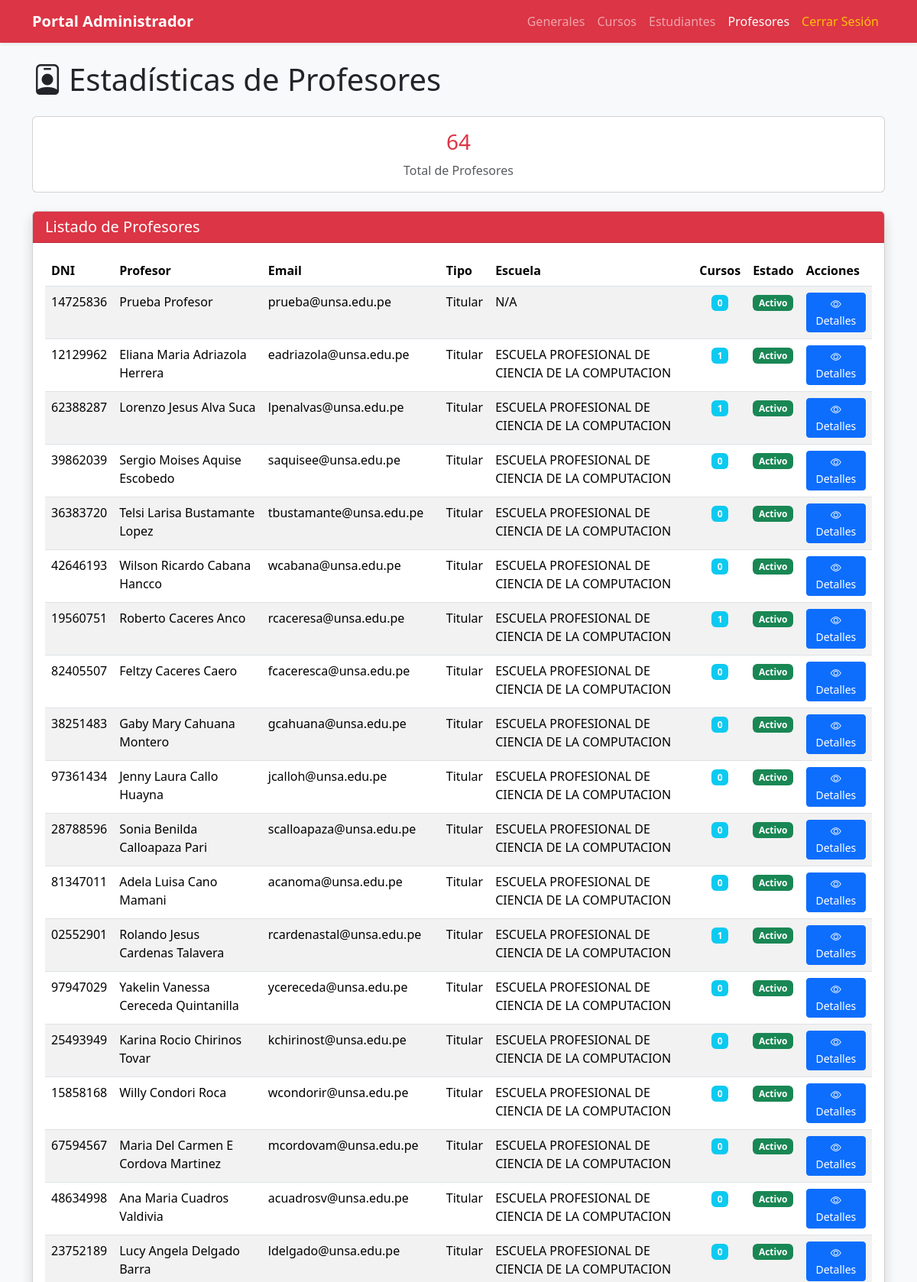
The app's page /administrador/estadisticas/profesores/ (signed in, upper part) with its own data.
### app/models/usuario/models.py (models this page shows, shortened)
class Profesor(models.Model):
    usuario = models.OneToOneField(
        Usuario,
        on_delete=models.CASCADE,
        primary_key=True,
        related_name='profesor'
    )
    tipo_profesor = models.ForeignKey(
        TipoProfesor,
        on_delete=models.PROTECT,
        related_name='profesores'
    )
    escuela = models.ForeignKey(
        Escuela,
        on_delete=models.PROTECT,
        related_name='profesores',
        null=True,
        blank=True
    )
    especialidad = models.CharField(max_length=200, blank=True, null=True)
    grado_academico = models.CharField(max_length=100, blank=True, null=True)
    cv_url = models.URLField(blank=True, null=True)
    class Meta:
        db_table = 'profesor'
        verbose_name = 'Profesor'
        verbose_name_plural = 'Profesores'

class Usuario(AbstractBaseUser, PermissionsMixin):
    codigo = models.CharField(max_length=20, unique=True, primary_key=True)
    nombres = models.CharField(max_length=100)
    apellidos = models.CharField(max_length=100)
    email = models.EmailField(unique=True, validators=[EmailValidator()])
    telefono = models.CharField(max_length=20, blank=True, null=True)
    dni = models.CharField(
        max_length=8,
        unique=True,
        validators=[RegexValidator(regex=r'^\d{8}$', message='DNI debe tener 8 dígitos')]
    )
    tipo_usuario = models.ForeignKey(
        TipoUsuario,
        on_delete=models.PROTECT,
        related_name='usuarios'
    )
    estado_cuenta = models.ForeignKey(
        EstadoCuenta,
        on_delete=models.PROTECT,
        related_name='usuarios',
        default='ACTIVO'
    )
    permisos_usuario = models.ManyToManyField(
        Permiso,
        related_name='usuarios',
        blank=True
    )
    fecha_registro = models.DateTimeField(auto_now_add=True)
    fecha_actualizacion = models.DateTimeField(auto_now=True)
    ultimo_acceso = models.DateTimeField(null=True, blank=True)
    direccion_ip_ultimo_acceso = models.GenericIPAddressField(null=True, blank=True)
    is_active = models.BooleanField(default=True)
    is_staff = models.BooleanField(default=False)
    is_superuser = models.BooleanField(default=False)
    objects = UsuarioManager()
    USERNAME_FIELD = 'email'
    REQUIRED_FIELDS = ['codigo', 'nombres', 'apellidos', 'dni']
    class Meta:
        db_table = 'usuario'
        verbose_name = 'Usuario'
        verbose_name_plural = 'Usuarios'
        ordering = ['apellidos', 'nombres']
    @property
    def nombre_completo(self):
        return f"{self.nombres} {self.apellidos}"

class TipoProfesor(models.Model):
    TIPOS = [
        ('TC', 'Tiempo Completo'),
        ('TP', 'Tiempo Parcial'),
        ('CONTRATADO', 'Contratado'),
        ('AUXILIAR', 'Auxiliar'),
    ]
    codigo = models.CharField(max_length=20, unique=True, primary_key=True)
    nombre = models.CharField(max_length=100)
    descripcion = models.TextField(blank=True, null=True)
    class Meta:
        db_table = 'tipo_profesor'
        verbose_name = 'Tipo de Profesor'
        verbose_name_plural = 'Tipos de Profesor'

class Escuela(models.Model):
    codigo = models.CharField(max_length=20, unique=True, primary_key=True)
    nombre = models.CharField(max_length=200)
    facultad = models.CharField(max_length=200, blank=True, null=True)
    descripcion = models.TextField(blank=True, null=True)
    is_active = models.BooleanField(default=True)
    class Meta:
        db_table = 'escuela'
        verbose_name = 'Escuela'
        verbose_name_plural = 'Escuelas'

### app/models/usuario/admin_views.py (the view)
# urls.py: path('administrador/estadisticas/profesores/', admin_views.estadisticas_profesores, name='estadisticas_profesores'),
@never_cache
@login_required
def estadisticas_profesores(request):
    if not hasattr(request.user, 'tipo_usuario'):
        messages.error(request, 'No tiene permisos para acceder a esta página.')
        return redirect('login')
    tipo = request.user.tipo_usuario.nombre
    if tipo != 'Administrador':
        messages.error(request, 'Solo administradores pueden ver estadísticas de profesores.')
        return redirect('login')
    from django.db.models import Count, Q
    from app.models.horario.models import Horario
    profesores = Profesor.objects.select_related(
        'usuario', 'tipo_profesor', 'escuela'
    ).annotate(
        num_cursos=Count('horarios__curso', distinct=True, filter=Q(
            horarios__is_active=True
        ))
    ).order_by('escuela__nombre', 'usuario__apellidos')
    context = {
        'usuario': request.user,
        'profesores': profesores,
        'total_profesores': profesores.count(),
    }
    return render(request, 'admin/estadisticas_profesores.html', context)

### Templates/admin/estadisticas_profesores.html (shortened to what this page needs)
<!doctype html>
<html lang="es">
<head>
    <link href="https://cdn.jsdelivr.net/npm/bootstrap@5.3.2/dist/css/bootstrap.min.css" rel="stylesheet">
    <link rel="stylesheet" href="https://cdn.jsdelivr.net/npm/bootstrap-icons@1.11.1/font/bootstrap-icons.css">
</head>
<body class="bg-light">
    <nav class="navbar navbar-expand-lg navbar-dark bg-danger shadow-sm">
        <div class="container">
            <a class="navbar-brand fw-bold" href="{% url 'admin_dashboard' %}">Portal Administrador</a>
            <div class="collapse navbar-collapse">
                <ul class="navbar-nav ms-auto">
                    <li class="nav-item"><a class="nav-link" href="{% url 'estadisticas_generales' %}">Generales</a></li>
                    <li class="nav-item"><a class="nav-link" href="{% url 'estadisticas_cursos' %}">Cursos</a></li>
                    <li class="nav-item"><a class="nav-link" href="{% url 'estadisticas_estudiantes' %}">Estudiantes</a></li>
                    <li class="nav-item"><a class="nav-link active" href="{% url 'estadisticas_profesores' %}">Profesores</a></li>
                    <li class="nav-item"><a class="nav-link text-warning" href="{% url 'logout' %}">Cerrar Sesión</a></li>
                </ul>
            </div>
        </div>
    </nav>
    <main class="container mt-4 mb-5">
        <h1 class="mb-4"><i class="bi bi-person-badge me-2"></i>Estadísticas de Profesores</h1>
        <div class="card mb-4">
            <div class="card-body text-center">
                <h3 class="text-danger">{{ total_profesores }}</h3>
                <p class="text-muted mb-0">Total de Profesores</p>
            </div>
        </div>
        <div class="card shadow">
            <div class="card-header bg-danger text-white">
                <h5 class="mb-0">Listado de Profesores</h5>
            </div>
            <div class="card-body">
                <table class="table table-striped table-hover">
                    <thead>
                        <tr>
                            <th>DNI</th>
                            <th>Profesor</th>
                            <th>Email</th>
                            <th>Tipo</th>
                            <th>Escuela</th>
                            <th>Cursos</th>
                            <th>Estado</th>
                            <th>Acciones</th>
                        </tr>
                    </thead>
                    <tbody>
                        {% for profesor in profesores %}
                        <tr>
                            <td>{{ profesor.usuario.dni }}</td>
                            <td>{{ profesor.usuario.nombre_completo }}</td>
                            <td>{{ profesor.usuario.email }}</td>
                            <td>{{ profesor.tipo_profesor.nombre }}</td>
                            <td>{{ profesor.escuela.nombre|default:"N/A" }}</td>
                            <td class="text-center">
                                <span class="badge bg-info">{{ profesor.num_cursos }}</span>
                            </td>
                            <td>
                                {% if profesor.usuario.is_active %}
                                    <span class="badge bg-success">Activo</span>
                                {% else %}
                                    <span class="badge bg-danger">Inactivo</span>
                                {% endif %}
                            </td>
                            <td>
                                <a href="{% url 'estadisticas_profesor_detalle' profesor.usuario_id %}" class="btn btn-sm btn-primary">
                                    <i class="bi bi-eye"></i> Detalles
                                </a>
                            </td>
                        </tr>
                        {% empty %}
                        <tr>
                            <td colspan="8" class="text-center text-muted">No hay profesores registrados</td>
                        </tr>
                        {% endfor %}
                    </tbody>
                </table>
            </div>
        </div>
    </main>
</body>
</html>

### records on screen
Profesor: usuario.dni "14725836", usuario.nombre_completo "Prueba Profesor", usuario.email "prueba@unsa.edu.pe", tipo_profesor.nombre "Titular", escuela.nombre "N/A", num_cursos "0", shows "Activo"
Profesor: usuario.dni "12129962", usuario.nombre_completo "Eliana Maria Adriazola Herrera", usuario.email "eadriazola@unsa.edu.pe", tipo_profesor.nombre "Titular", escuela.nombre "ESCUELA PROFESIONAL DE CIENCIA DE LA COMPUTACION", num_cursos "1", shows "Activo"
Profesor: usuario.dni "62388287", usuario.nombre_completo "Lorenzo Jesus Alva Suca", usuario.email "lpenalvas@unsa.edu.pe", tipo_profesor.nombre "Titular", escuela.nombre "ESCUELA PROFESIONAL DE CIENCIA DE LA COMPUTACION", num_cursos "1", shows "Activo"
Profesor: usuario.dni "39862039", usuario.nombre_completo "Sergio Moises Aquise Escobedo", usuario.email "saquisee@unsa.edu.pe", tipo_profesor.nombre "Titular", escuela.nombre "ESCUELA PROFESIONAL DE CIENCIA DE LA COMPUTACION", num_cursos "0", shows "Activo"
Profesor: usuario.dni "36383720", usuario.nombre_completo "Telsi Larisa Bustamante Lopez", usuario.email "tbustamante@unsa.edu.pe", tipo_profesor.nombre "Titular", escuela.nombre "ESCUELA PROFESIONAL DE CIENCIA DE LA COMPUTACION", num_cursos "0", shows "Activo"
Profesor: usuario.dni "42646193", usuario.nombre_completo "Wilson Ricardo Cabana Hancco", usuario.email "wcabana@unsa.edu.pe", tipo_profesor.nombre "Titular", escuela.nombre "ESCUELA PROFESIONAL DE CIENCIA DE LA COMPUTACION", num_cursos "0", shows "Activo"
Profesor: usuario.dni "19560751", usuario.nombre_completo "Roberto Caceres Anco", usuario.email "rcaceresa@unsa.edu.pe", tipo_profesor.nombre "Titular", escuela.nombre "ESCUELA PROFESIONAL DE CIENCIA DE LA COMPUTACION", num_cursos "1", shows "Activo"
Profesor: usuario.dni "82405507", usuario.nombre_completo "Feltzy Caceres Caero", usuario.email "fcaceresca@unsa.edu.pe", tipo_profesor.nombre "Titular", escuela.nombre "ESCUELA PROFESIONAL DE CIENCIA DE LA COMPUTACION", num_cursos "0", shows "Activo"
Profesor: usuario.dni "38251483", usuario.nombre_completo "Gaby Mary Cahuana Montero", usuario.email "gcahuana@unsa.edu.pe", tipo_profesor.nombre "Titular", escuela.nombre "ESCUELA PROFESIONAL DE CIENCIA DE LA COMPUTACION", num_cursos "0", shows "Activo"
Profesor: usuario.dni "97361434", usuario.nombre_completo "Jenny Laura Callo Huayna", usuario.email "jcalloh@unsa.edu.pe", tipo_profesor.nombre "Titular", escuela.nombre "ESCUELA PROFESIONAL DE CIENCIA DE LA COMPUTACION", num_cursos "0", shows "Activo"
Profesor: usuario.dni "28788596", usuario.nombre_completo "Sonia Benilda Calloapaza Pari", usuario.email "scalloapaza@unsa.edu.pe", tipo_profesor.nombre "Titular", escuela.nombre "ESCUELA PROFESIONAL DE CIENCIA DE LA COMPUTACION", num_cursos "0", shows "Activo"
Profesor: usuario.dni "81347011", usuario.nombre_completo "Adela Luisa Cano Mamani", usuario.email "acanoma@unsa.edu.pe", tipo_profesor.nombre "Titular", escuela.nombre "ESCUELA PROFESIONAL DE CIENCIA DE LA COMPUTACION", num_cursos "0", shows "Activo"
Profesor: usuario.dni "02552901", usuario.nombre_completo "Rolando Jesus Cardenas Talavera", usuario.email "rcardenastal@unsa.edu.pe", tipo_profesor.nombre "Titular", escuela.nombre "ESCUELA PROFESIONAL DE CIENCIA DE LA COMPUTACION", num_cursos "1", shows "Activo"
Profesor: usuario.dni "97947029", usuario.nombre_completo "Yakelin Vanessa Cereceda Quintanilla", usuario.email "ycereceda@unsa.edu.pe", tipo_profesor.nombre "Titular", escuela.nombre "ESCUELA PROFESIONAL DE CIENCIA DE LA COMPUTACION", num_cursos "0", shows "Activo"
Profesor: usuario.dni "25493949", usuario.nombre_completo "Karina Rocio Chirinos Tovar", usuario.email "kchirinost@unsa.edu.pe", tipo_profesor.nombre "Titular", escuela.nombre "ESCUELA PROFESIONAL DE CIENCIA DE LA COMPUTACION", num_cursos "0", shows "Activo"
Profesor: usuario.dni "15858168", usuario.nombre_completo "Willy Condori Roca", usuario.email "wcondorir@unsa.edu.pe", tipo_profesor.nombre "Titular", escuela.nombre "ESCUELA PROFESIONAL DE CIENCIA DE LA COMPUTACION", num_cursos "0", shows "Activo"
Profesor: usuario.dni "67594567", usuario.nombre_completo "Maria Del Carmen E Cordova Martinez", usuario.email "mcordovam@unsa.edu.pe", tipo_profesor.nombre "Titular", escuela.nombre "ESCUELA PROFESIONAL DE CIENCIA DE LA COMPUTACION", num_cursos "0", shows "Activo"
Profesor: usuario.dni "48634998", usuario.nombre_completo "Ana Maria Cuadros Valdivia", usuario.email "acuadrosv@unsa.edu.pe", tipo_profesor.nombre "Titular", escuela.nombre "ESCUELA PROFESIONAL DE CIENCIA DE LA COMPUTACION", num_cursos "0", shows "Activo"
Profesor: usuario.dni "23752189", usuario.nombre_completo "Lucy Angela Delgado Barra", usuario.email "ldelgado@unsa.edu.pe", tipo_profesor.nombre "Titular", escuela.nombre "ESCUELA PROFESIONAL DE CIENCIA DE LA COMPUTACION", num_cursos "0", shows "Activo"

### other values on screen
{{ total_profesores }} "64"
